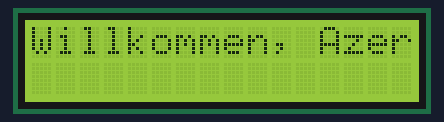
Simulated run of this sketch. Board: Arduino Uno, built with avr-gcc and run on an emulated ATmega328P. Shown: 16×2 character LCD.

Above: at 0.1 s.
At 0.6 s:
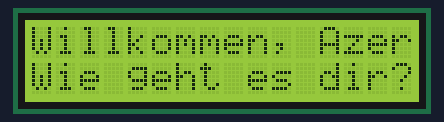

The sketch:

monitor.ino
```cpp
#include <Wire.h>
#include <LiquidCrystal_I2C.h>

#define I2C_ADDR 0x27
#define Rs_pin 0
#define Rw_pin 1
#define En_pin 2
#define BACKLIGHT_PIN 3
#define D4_pin 4
#define D5_pin 5
#define D6_pin 6
#define D7_pin 7

LiquidCrystal_I2C lcd(I2C_ADDR, En_pin, Rw_pin, Rs_pin, D4_pin, D5_pin, D6_pin, D7_pin, BACKLIGHT_PIN, POSITIVE);

void setup() {
  lcd.begin (16, 2);
  lcd.setBacklight(HIGH);
}

void loop() {
  lcd.setCursor (0, 0); //(column,row)
  lcd.print("Willkommen, Azer!");
  delay(500);
  lcd.setCursor (0, 1); //(column,row)
  lcd.print("Wie geht es dir?");
}
```
